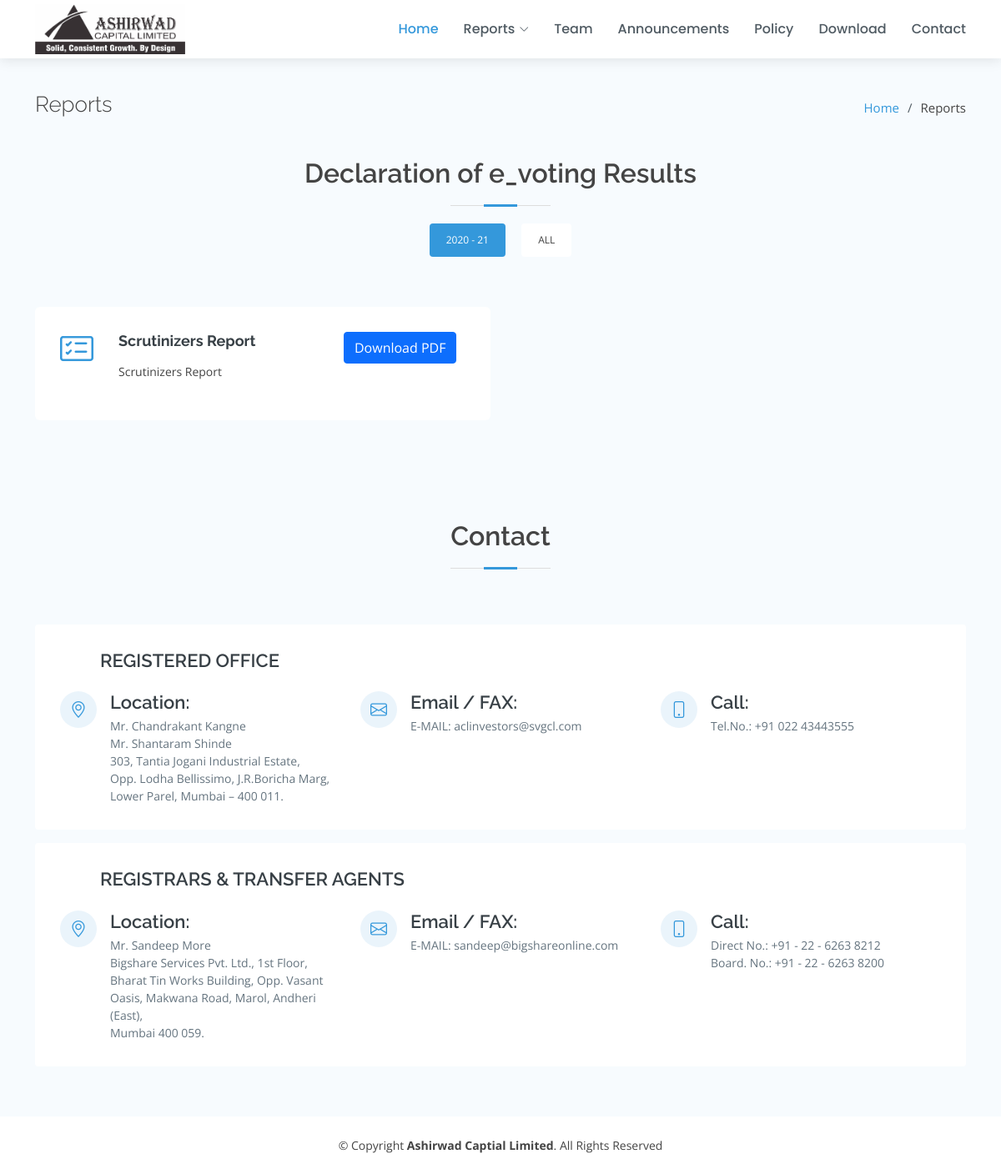
Page /index.php/home/declarationOfEvotingResults on the committed database.
### tables this page shows
CREATE TABLE `document_upload_data` (
  `document_upload_id` int(11) NOT NULL,
  `document_upload_title` varchar(200) NOT NULL,
  `document_upload_description` varchar(200) NOT NULL,
  `document_upload_link` varchar(200) NOT NULL,
  `document_upload_type` int(11) NOT NULL,
  `document_upload_type_no` int(11) NOT NULL,
  `document_upload_year` int(11) DEFAULT NULL,
  `create_date` varchar(100) NOT NULL,
  `modify_date` varchar(100) NOT NULL,
  `status` int(11) NOT NULL
);

CREATE TABLE `contact_data` (
  `contact_id` int(11) NOT NULL,
  `contact_title` varchar(200) NOT NULL,
  `contact_address` text NOT NULL,
  `contact_email` text NOT NULL,
  `contact_no` text NOT NULL,
  `contact_type` int(11) NOT NULL,
  `create_date` varchar(100) NOT NULL,
  `modify_date` varchar(100) NOT NULL,
  `status` int(11) NOT NULL
);

### application/controllers/Home.php (called while the page is built, shortened)
<?php if(!defined('BASEPATH')) exit('No direct script access allowed');
class Home extends CI_Controller
{
    public function __construct() {
        $this->load->model('admin_model');
        $contactClause = array('status' => 1);
        $contactOrderBy = 'contact_id ASC';
        $this->data['contactDetails'] = $this->admin_model->getdata('contact_data', $contactClause, $contactOrderBy);
        $this->data['getDocumentType'] = $this->admin_model->get_dropdown_value('document_type_data','document_type_id','document_type','status = 1');
        $this->data['getReportDocumentType'] = $this->admin_model->get_dropdown_value('document_type_data','document_type_id','document_type','document_type_no = 1 AND status = 1');
    }
    public function declarationOfEvotingResults() {
        $this->data['title'] = "Ashirwad Captial Limited - Declaration of E_Voting Results";
        $this->data['description'] = "";
        $this->data['keywords'] = "";
        $this->data['text_1'] = "Reports";
        $orderBy = 'document_upload_id DESC';
        $whereclause = array('document_upload_type' => 5, 'document_upload_type_no' => 1, 'status' => 1);
        $this->data['getData'] = $this->admin_model->getdata('document_upload_data',$whereclause,$orderBy);
        $this->data['subview'] = 'website/report-view.php';
        $this->load->view('website/layout', $this->data);
    }
}
?>

### index.php (called while the page is built, shortened)
<?php
require_once BASEPATH.'core/CodeIgniter.php';

### application/models/Admin_model.php (called while the page is built, shortened)
<?php if(!defined('BASEPATH')) exit('No direct script access allowed');
class Admin_model extends CI_Model {
    function getdata($table_name, $where_clause=array(), $order_by=''){
        $this->db->select('*');
        $this->db->from($table_name);
        if(count($where_clause) > 0){
            $this->db->where($where_clause);
        }
        if(strlen($order_by) > 0){
          $this->db->order_by($order_by);
        }
        $query = $this->db->get();
        return $query->result();
    }
}

### application/views/website/layout.php (the view, shortened to what this page needs)
<!DOCTYPE html>
<html lang="en">
<head>
  <link href="<?php echo base_url(); ?>front-assets/vendor/bootstrap/css/bootstrap.min.css" rel="stylesheet">
  <link href="<?php echo base_url(); ?>front-assets/vendor/bootstrap-icons/bootstrap-icons.css" rel="stylesheet">
  <link href="<?php echo base_url(); ?>front-assets/vendor/boxicons/css/boxicons.min.css" rel="stylesheet">
  <link href="<?php echo base_url(); ?>front-assets/vendor/glightbox/css/glightbox.min.css" rel="stylesheet">
  <link href="<?php echo base_url(); ?>front-assets/vendor/swiper/swiper-bundle.min.css" rel="stylesheet">
  <link href="<?php echo base_url(); ?>front-assets/css/style.css" rel="stylesheet">
  <link rel="stylesheet" href="https://unpkg.com/bootstrap-table@1.19.1/dist/bootstrap-table.min.css">
</head>
<body>
  <header id="header" class="fixed-top d-flex align-items-center">
    <div class="container d-flex align-items-center">
      <div class="logo me-auto">
        <a href="<?php echo base_url(); ?>"><img src="<?php echo base_url(); ?>front-assets/img/logo_ACL.png" alt="" class="img-fluid"></a>
      </div>
      <?php $requestURL = $_SERVER['REQUEST_URI']; ?>
      <nav id="navbar" class="navbar order-last order-lg-0">
        <ul>
          <li><a class="nav-link scrollto active" href="<?php if($requestURL == '/ashirwadcapital/'){ echo '#hero'; }else{ echo base_url(); } ?>">Home</a></li>
          <li class="dropdown"><a href="#"><span>Reports</span> <i class="bi bi-chevron-down"></i></a>
          </li>
          <li><a class="nav-link scrollto" href="<?php echo base_url(); ?>team">Team</a></li>
          <li><a class="nav-link scrollto" href="<?php echo base_url(); ?>announcements">Announcements</a></li>
          <li><a class="nav-link scrollto " href="<?php echo base_url(); ?>policy">Policy</a></li>
          <li><a class="nav-link scrollto" href="<?php echo base_url(); ?>download">Download</a></li>
          <li><a class="nav-link scrollto" href="#contact">Contact</a></li>
        </ul>
      </nav>
    </div>
  </header>
  <?php $this->load->view($subview); ?>
    <section id="contact" class="contact section-bg">
      <div class="container">
        <div class="section-title">
          <h2>Contact</h2>
        </div>
        <?php $contactDetails = $this->data['contactDetails'];
          foreach ($contactDetails as $con => $contact) {
        ?>
        <div class="row mt-3 justify-content-center">
          <div class="col-lg-12">
            <div class="info-wrap">
              <div class="row info">
                <h4 class="mb-4"><?php if($contact->contact_type == 1){ echo "REGISTERED OFFICE"; } else { echo "REGISTRARS & TRANSFER AGENTS"; } ?></h4>
                <div class="col-lg-4 info">
                  <i class="bi bi-geo-alt"></i>
                  <h4>Location:</h4>
                  <p><?php echo $contact->contact_title."<br>".$contact->contact_address; ?></p>
                </div>
                <div class="col-lg-4 info mt-4 mt-lg-0">
                  <i class="bi bi-envelope"></i>
                  <h4>Email / FAX:</h4>
                  <p><?php echo $contact->contact_email; ?></p>
                </div>
                <div class="col-lg-4 info mt-4 mt-lg-0">
                  <i class="bi bi-phone"></i>
                  <h4>Call:</h4>
                  <p><?php echo $contact->contact_no; ?></p>
                </div>
              </div>
            </div>
          </div>
        </div>
      <?php } ?>
      </div>
    </section>
  <footer id="footer">
    <div class="container d-md-flex py-4">
      <div class="col-md-12 text-center">
        <div class="copyright">
          &copy; Copyright <strong><span>Ashirwad Captial Limited</span></strong>. All Rights Reserved
        </div>
      </div>
    </div>
  </footer>
</body>
</html>

### application/views/website/report-view.php (shortened to what this page needs)
<section id="breadcrumbs" class="breadcrumbs section-bg">
  <div class="container">
    <?php $text_1 = isset($this->data['text_1']) ? $this->data['text_1'] : ''; ?>
    <div class="d-flex justify-content-between align-items-center">
      <h2><?php echo $text_1; ?></h2>
      <ol>
        <li><a href="<?php echo base_url(); ?>">Home</a></li>
        <li><?php echo $text_1; ?></li>
      </ol>
    </div>
  </div>
</section>
<section id="services" class="services portfolio section-bg pt-0">
    <div class="container">
    <?php
      $getData = isset($this->data['getData']) ? $this->data['getData'] : array();
      $getDocumentType = $this->data['getDocumentType'];
      if (isset($getData) && count($getData) > 0) {
        $getData1 = json_decode(json_encode($getData), true);
        if($getData1[0]['document_upload_type_no'] != 4 && $getData1[0]['document_upload_type_no'] != 5){
    ?>
      <div class="section-title pb-0">
        <h2><?php echo $getDocumentType[$getData1[0]['document_upload_type']]; ?></h2>
      </div>
    <?php } ?>
      <div class="row">
        <?php
        $arr = $arr2 = $arr3 = array();
        $yearArr = array(1=>"2010 - 11",2=>"2011 - 12",3=>"2012 - 13",4=>"2013 - 14",5=>"2014 - 15",6=>"2015 - 16",7=>"2016 - 17",8=>"2017 - 18",9=>"2018 - 19",10=>"2019 - 20",11=>"2020 - 21",12=>"2021 - 22",13=>"2022 - 23",14=>"2023 - 24",15=>"2024 - 25",16=>"2025 - 26");
        foreach ($getData as $year) {
          if(!empty($year->document_upload_year) && $year->document_upload_year != 0){
            $arr[] = $year->document_upload_year;
            $arr2[] = $year->document_upload_type;
            $arr3[] = $year->document_upload_type_no;
          }
        }
        $unique_data = array_unique($arr);
        if(count($unique_data) > 0){ ?>
          <div class="col-md-12">
            <ul id="portfolio-flters">
              <?php foreach ($unique_data as $x => $fil) { ?>
                <li class="<?php echo ($x == 0) ? 'filter-active' : ''; ?>" data-filter=".filter-<?php echo $fil; ?>" onclick="modifyList('<?php echo $fil; ?>')" ><?php echo $yearArr[$fil]; ?></li>
              <?php } ?>
              <li data-filter="*" class="">All</li>
            </ul>
          </div>
      </div>
      <div class="row portfolio-container">
        <?php  foreach ($unique_data as $y => $val) { ?>
            <?php
            $doc_type = $arr2[0];
            $doc_type_no = $arr3[0];
            $orderBy = 'document_upload_id DESC';
            $whereclause = array('document_upload_year' => $val, 'document_upload_type' => $doc_type, 'document_upload_type_no' => $doc_type_no, 'status' => 1);
            $getYearData = $this->admin_model->getdata('document_upload_data',$whereclause,$orderBy); ?>
            <?php foreach ($getYearData as $yvalue) { ?>
              <div class="col-md-6 portfolio-item filter-<?php echo $yvalue->document_upload_year; ?> wow fadeInUp" style="<?php echo ($y != 0) ? 'display: none' : ''; ?>" id="filter-<?php echo $yvalue->document_upload_year; ?>">
                <div class="icon-box">
                  <div class="row">
                    <div class="col-md-8">
                      <i class="bi bi-card-checklist"></i>
                      <h4><a href="#"><?php echo $yvalue->document_upload_title; ?></a></h4>
                      <p><?php echo $yvalue->document_upload_description; ?></p>
                    </div>
                    <div class="col-md-4">
                      <a class="btn btn-primary" href="<?php echo base_url().$yvalue->document_upload_link; ?>" target="_blank">Download PDF</a>
                    </div>
                  </div>
                </div>
              </div>
            <?php } ?>
        <?php  }
        } else {
          foreach ($getData as $value) { ?>
          <div class="col-md-6">
            <div class="icon-box">
              <div class="row">
                <div class="col-md-8">
                  <i class="bi bi-card-checklist"></i>
                  <h4><a href="#"><?php echo $value->document_upload_title; ?></a></h4>
                  <p><?php echo $value->document_upload_description; ?></p>
                </div>
                <div class="col-md-4">
                  <a class="btn btn-primary" href="<?php echo base_url().$value->document_upload_link; ?>" target="_blank">Download PDF</a>
                </div>
              </div>
            </div>
          </div>
        <?php } } ?>
      </div>
    <?php } ?>
    </div>
</section>

### front-assets/css/style.css (style rules this page uses)
body { font-family: "Open Sans", sans-serif; color: #444444; }
a { color: #3498db; text-decoration: none; }
h1, h2, h3, h4, h5, h6 { font-family: "Raleway", sans-serif; }
#header { height: 70px; transition: all 0.5s; z-index: 997; transition: all 0.5s; background: #fff; box-shadow: 0px 2px 15px rgba(0, 0, 0, 0.1); }
#header .logo img { max-height: 60px; }
.navbar { padding: 0; }
.navbar ul { margin: 0; padding: 0; display: flex; list-style: none; align-items: center; }
.navbar li { position: relative; }
.navbar a, .navbar a:focus { display: flex; align-items: center; justify-content: space-between; padding: 10px 0 10px 30px; font-family: "Poppins", sans-serif; font-size: 16px; font-weight: 500; color: #4f5a62; white-space: nowrap; transition: 0.3s; }
.navbar a i, .navbar a:focus i { font-size: 12px; line-height: 0; margin-left: 5px; }
.navbar a:hover, .navbar .active, .navbar .active:focus, .navbar li:hover > a { color: #3498db; }
section { padding: 60px 0; }
.section-bg { background-color: #f7fbfe; }
.section-title { text-align: center; padding-bottom: 30px; }
.section-title h2 { font-size: 32px; font-weight: 600; margin-bottom: 20px; padding-bottom: 20px; position: relative; }
.section-title h2::before { content: ""; position: absolute; display: block; width: 120px; height: 1px; background: #ddd; bottom: 1px; left: calc(50% - 60px); }
.section-title h2::after { content: ""; position: absolute; display: block; width: 40px; height: 3px; background: #3498db; bottom: 0; left: calc(50% - 20px); }
.services .icon-box { padding: 30px; border-radius: 6px; background: #fff; transition: ease-in-out 0.3s; }
.services .icon-box i { float: left; color: #3498db; font-size: 40px; line-height: 0; }
.services .icon-box h4 { margin-left: 70px; font-weight: 700; margin-bottom: 15px; font-size: 18px; }
.services .icon-box h4 a { color: #384046; transition: 0.3s; }
.services .icon-box p { margin-left: 70px; line-height: 24px; font-size: 14px; }
.portfolio { padding: 60px 0; }
.portfolio #portfolio-flters { padding: 0; margin: 0 0 35px 0; list-style: none; text-align: center; }
.portfolio #portfolio-flters li { cursor: pointer; margin: 0 15px 15px 0; display: inline-block; padding: 10px 20px; font-size: 12px; line-height: 20px; color: #444444; border-radius: 4px; text-transform: uppercase; background: #fff; margin-bottom: 5px; transition: all 0.3s ease-in-out; }
.portfolio #portfolio-flters li:hover, .portfolio #portfolio-flters li.filter-active { background: #3498db; color: #fff; }
.portfolio #portfolio-flters li:last-child { margin-right: 0; }
.portfolio .portfolio-item { position: relative; height: 360px; overflow: hidden; }
.contact .info-wrap { padding: 30px; background: #fff; border-radius: 4px; }
.contact .info i { font-size: 20px; color: #3498db; float: left; width: 44px; height: 44px; background: #eaf4fb; display: flex; justify-content: center; align-items: center; border-radius: 50px; transition: all 0.3s ease-in-out; }
.contact .info h4 { padding: 0 0 0 60px; font-size: 22px; font-weight: 600; margin-bottom: 5px; color: #384046; }
.contact .info p { padding: 0 0 0 60px; margin-bottom: 0; font-size: 14px; color: #65747f; }
.breadcrumbs { padding: 40px 0; margin-top: 70px; }
.breadcrumbs h2 { font-size: 26px; font-weight: 300; }
.breadcrumbs ol { display: flex; flex-wrap: wrap; list-style: none; padding: 0; margin: 0; font-size: 15px; }
.breadcrumbs ol li + li { padding-left: 10px; }
.breadcrumbs ol li + li::before { display: inline-block; padding-right: 10px; color: #4f5a62; content: "/"; }
#footer { color: #444444; font-size: 14px; }

### application/views/website/report-view.php (style rules this page uses)
.col-md-6 { margin-top: 20px; }
.portfolio .portfolio-item { height: auto !important; }

### rows in the picture
document_upload_data: document_upload_type "Declaration of e_voting Results", document_upload_title "Scrutinizers Report", document_upload_description "Scrutinizers Report"
contact_data: contact_type "REGISTERED OFFICE", contact_title "Mr. Chandrakant Kangne Mr. Shantaram Shinde", contact_address "303, Tantia Jogani Industrial Estate, Opp. Lodha Bellissimo, J.R.Boricha Marg, Lower Parel, Mumbai – 400 011.", contact_email "E-MAIL: aclinvestors@svgcl.com", contact_no "Tel.No.: +91 022 43443555"
contact_data: contact_type "REGISTRARS & TRANSFER AGENTS", contact_title "Mr. Sandeep More", contact_address "Bigshare Services Pvt. Ltd., 1st Floor, Bharat Tin Works Building, Opp. Vasant Oasis, Makwana Road, Marol, Andheri (East), Mumbai 400 059.", contact_email "E-MAIL: sandeep@bigshareonline.com", contact_no "Direct No.: +91 - 22 - 6263 8212 Board. No.: +91 - 22 - 6263 8200"

### other values in the picture
$text_1 "Reports"
$yearArr[$fil] "2020 - 21"
